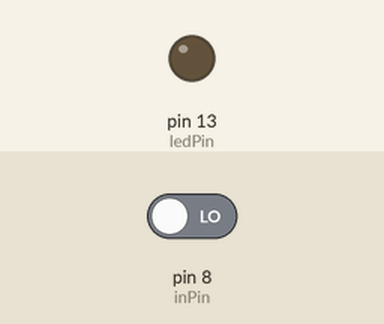
Bench run of a sketch on a simulated Arduino Uno, built with avr-gcc and run on an emulated ATmega328P. Shown: output pins drawn as LEDs (lit = HIGH). Inputs (shaded band) come from the test bench; at power-on: pin 8 (inPin) LOW. What the sketch prints to the serial monitor is not drawn.

Above: at 1.2 s.
1.3 s: pin 8 (inPin) driven HIGH
At 2.4 s:
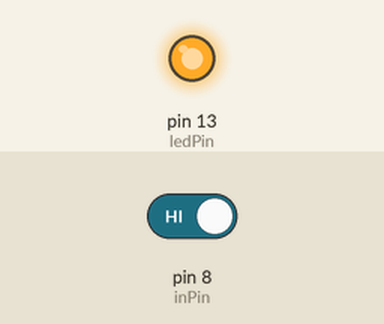
2.8 s: pin 8 (inPin) driven LOW
At 3.6 s:
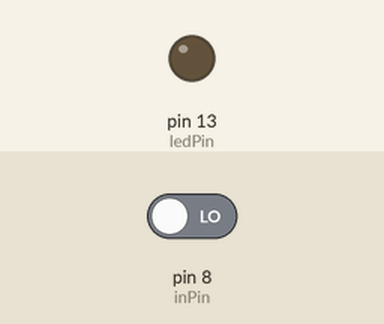
Timing chart, 0 to 5.8 s (numbered marks = the images above; inputs shaded):
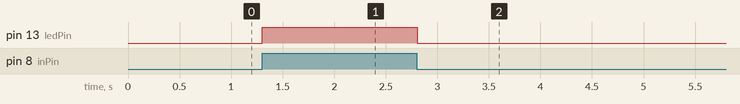

The sketch:

CapSense__Dig_Read_.ino
```cpp
int ledPin = 13; // LED connected to digital pin 13
int inPin = 8;   // pushbutton connected to digital pin 8
int val = 0;     // variable to store the read value

void setup()
{
  Serial.begin(9600);
  pinMode(ledPin, OUTPUT);      // sets the digital pin 13 as output
  pinMode(inPin, INPUT);      // sets the digital pin 8 as input
}

void loop()
{
  val = digitalRead(inPin);   // read the input pin
  digitalWrite(ledPin, val);    // sets the LED to the button's value
  Serial.println(val);
}
```

Measured:
- after the input at 1.3 s, pin 13 (ledPin): LOW → HIGH at once
- after the input at 2.8 s, pin 13 (ledPin): HIGH → LOW at once
